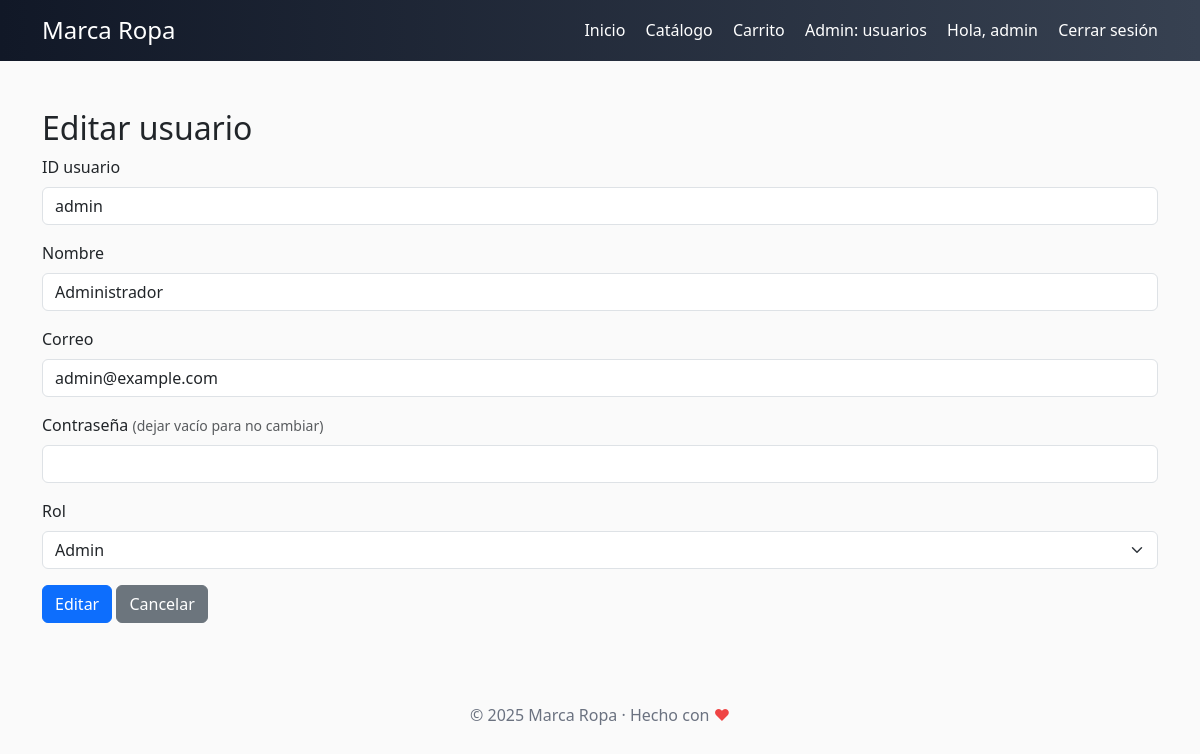
The app's page /admin/users/edit/admin (signed in) with its own data.
### app.py (models this page shows, shortened)
class Usuario(db.Model):
    __tablename__ = 'usuarios'
    id_usuario = db.Column(db.String(15), primary_key=True)
    nombre = db.Column(db.String(150), nullable=False)
    correo = db.Column(db.String(150), unique=True)
    contrasena = db.Column(db.String(255))
    direccion = db.Column(db.String(255))  # en la BD actual puede ser NOT NULL; al crear usaremos '' si es necesario
    id_rol = db.Column(db.String(1), db.ForeignKey('rol.id_rol'))  # FK a varchar(1)
    creado_en = db.Column(db.DateTime, server_default=db.func.now())
    actualizado_en = db.Column(db.DateTime, server_default=db.func.now(), onupdate=db.func.now())

### app.py (the view, shortened to what this page needs)
@app.route('/admin/users/edit/<string:id_usuario>', methods=['GET','POST'])
@role_required('admin')
def admin_edit_user(id_usuario):
    user = Usuario.query.get_or_404(id_usuario)
    return render_template('admin_user_form.html', action='Editar', user=user)

### app.py (called while the page is built)
def role_required(allowed_role):
    def decorator(f):
        @wraps(f)
        def decorated(*args, **kwargs):
            if 'username' not in session:
                flash('Debes iniciar sesión', 'warning')
                return redirect(url_for('login'))
            role = session.get('role')
            if role == allowed_role:
                return f(*args, **kwargs)
            r_allowed = Rol.query.filter(or_(Rol.id_rol == allowed_role, Rol.nombre.ilike(f"%{allowed_role}%"))).first()
            if r_allowed and role == r_allowed.id_rol:
                return f(*args, **kwargs)
            flash('No tienes permisos para acceder a esta página', 'danger')
            return redirect(url_for('index'))
        return decorated
    return decorator

@app.context_processor
def inject_year():
    return {"year": 2025}

### templates/admin_user_form.html (shortened to what this page needs)
{% extends "base.html" %}
{% block content %}
<h2>{{ action }} usuario</h2>
<form method="POST">
  <div class="mb-3">
    <label class="form-label">ID usuario</label>
    {% if user %}
      <input class="form-control" name="id_usuario" value="{{ user.id_usuario }}" readonly>
    {% else %}
      <input class="form-control" name="id_usuario" required>
    {% endif %}
  </div>
  <div class="mb-3">
    <label class="form-label">Nombre</label>
    <input class="form-control" name="nombre" value="{{ user.nombre if user else '' }}" required>
  </div>
  <div class="mb-3">
    <label class="form-label">Correo</label>
    <input class="form-control" name="correo" value="{{ user.correo if user else '' }}" type="email">
  </div>
  <div class="mb-3">
    <label class="form-label">Contraseña {% if user %}<small class="text-muted">(dejar vacío para no cambiar)</small>{% endif %}</label>
    <input class="form-control" type="password" name="password" {% if not user %}required{% endif %}>
  </div>
  <div class="mb-3">
    <label class="form-label">Rol</label>
    <select class="form-select" name="role" required>
      <option value="admin" {% if user and user.id_rol=='admin' %}selected{% endif %}>Admin</option>
    </select>
  </div>
  <button class="btn btn-primary">{{ action }}</button>
  <a class="btn btn-secondary" href="{{ url_for('admin_users') }}">Cancelar</a>
</form>
{% endblock %}

### templates/base.html (style rules this page uses)
body { background: #fafafa; }

### records on screen
Usuario: id_usuario "admin", nombre "Administrador", correo "admin@example.com", role "Admin"

### other values on screen
{{ session['username'] }} "admin"
{{ action }} "Editar"
{{ year }} "2025"
